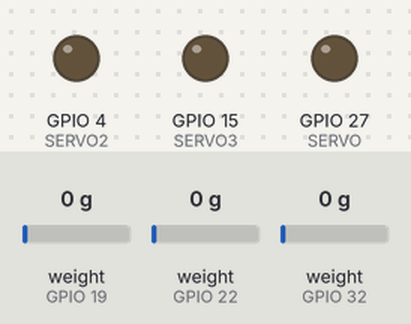
This sketch was run on a simulated ESP32. Shown: output pins drawn as LEDs (lit = HIGH). The inputs (shaded band) are chosen by the test bench; at power-on: weight on the scale (sensors on GPIO 19, GPIO 22, GPIO 32) 0 g.

Above: at 4.2 s.
4.3 s: weight on the scale (sensor on GPIO 19) set to 100 g
At 5.4 s:
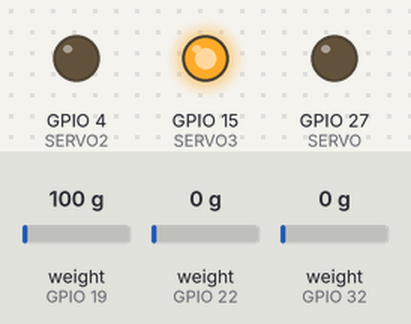
7.1 s: weight on the scale (sensor on GPIO 22) set to 100 g
At 7.7 s:
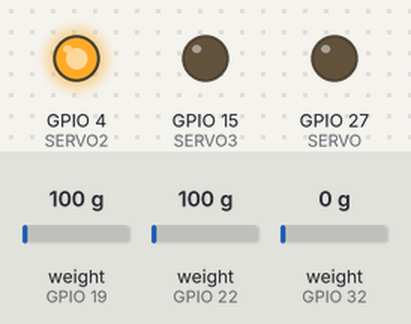
Timing chart, 0 to 10.1 s (numbered marks = the images above; inputs shaded):
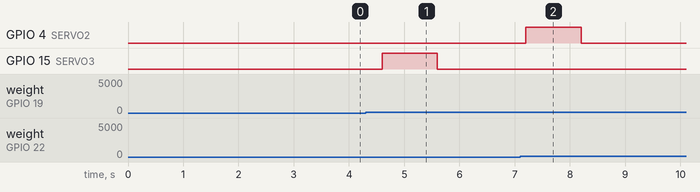

The sketch:

CELDAS_V1.ino
```cpp
//32 Inicio, 33 Alto

#include "HX711.h"

// ESTE VALOR ES OBTENIDO USANDO EL SparkFun_HX711_Calibration sketch
#define calibration_factor 43000.00

// PINES DE BASCULA 1
#define DOUT 32
#define CLK 26

// PINES DE BASCULA 2
#define DOUT2  22
#define CLK2  23

// PINES DE BASCULA 3
#define DOUT3  19
#define CLK3 21

// PINES DE BASCULA 4
#define DOUT4  5
#define CLK4  18

// PINES PARA REGRESAR PINES
#define SERVO 27 // Verde
#define SERVO2 4 // Naranja con blanco
#define SERVO3 15 // Naranja

//VARIABLES PARA CADA BASCULA
float peso = 0.0;
float peso2 = 0.0;
float peso3 = 0.0;
float peso4 = 0.0;

float newPeso = 0.0;
float newPeso2 = 0.0;
float newPeso3 = 0.0;
float newPeso4 = 0.0;

float PesoPet = 0.5;
float PesoAlu = 0.5;
float PesoHoj = 0.5;
float PesoOrg = 0.5;

float PesoTotal = 0.0;
float PesoTotal2 = 0.0;
float PesoTotal3 = 0.0;
float PesoTotal4 = 0.0;


//DECLARA 1 OBJETO POR BASCULA
HX711 scale, scale2, scale3, scale4;

void setup() {
  // INICIALIZAMOS SERIALES
  Serial.begin(115200);

  // CONFIGURACION DE LA PRIMERA BASCULA
  scale.begin(DOUT, CLK);
  scale.set_scale(calibration_factor);
  scale.tare();
  // CONFIGURACION DE LA SEGUNDA BASCULA
  scale2.begin(DOUT2, CLK2);
  scale2.set_scale(calibration_factor);
  scale2.tare();
  // CONFIGURACION DE LA TERCERA BASCULA
  scale3.begin(DOUT3, CLK3);
  scale3.set_scale(calibration_factor);
  scale3.tare();
  // CONFIGURACION DE PINES DE SALIDA
  pinMode(SERVO, OUTPUT);
  pinMode(SERVO2, OUTPUT);
  pinMode(SERVO3, OUTPUT);
}

void loop() {


    // CONSULTAR PESO INICIAL
    peso = scale.get_units();
    peso2 = scale2.get_units();
    peso3 = scale3.get_units();


    delay(1000);

    // CONSULTAR PESO DESPUES DE 1 SEGUNDO
    newPeso = scale.get_units();
    newPeso2 = scale2.get_units();
    newPeso3 = scale3.get_units();

    // SI EL PESO INICIAL  DE PLASTICO ES MENOR AL NUEVO
    if(peso+0.005 < newPeso){
      // MANDAR PULSO ALTO A EL SERVO DE PLASTICO
      digitalWrite(SERVO, HIGH);
      delay(1000);
      digitalWrite(SERVO, LOW);
    }

    // SI EL PESO INICIAL DE ALUMINIO ES MENOR AL NUEVO
    if(peso2+0.005 < newPeso2){
      // MANDAR PULSO ALTO A EL SERVO DE ALUMINIO
      digitalWrite(SERVO2, HIGH);
      delay(1000);
      digitalWrite(SERVO2, LOW);
    }

    // SI EL PESO INICIAL DE HOJALATA ES MENOR AL NUEVO
    if(peso3+0.005 < newPeso3){
      // MANDAR PULSO ALTO A EL SERVO DE HOJALATA
      digitalWrite(SERVO3, HIGH);
      delay(1000);
      digitalWrite(SERVO3, LOW);
    }


}
```

Measured:
- after the input at 4.3 s, GPIO 15 (SERVO3): LOW → HIGH after 0.30 s, → LOW 1.0 s later
- after the input at 7.1 s, GPIO 4 (SERVO2): LOW → HIGH after 0.10 s, → LOW 1.0 s later
